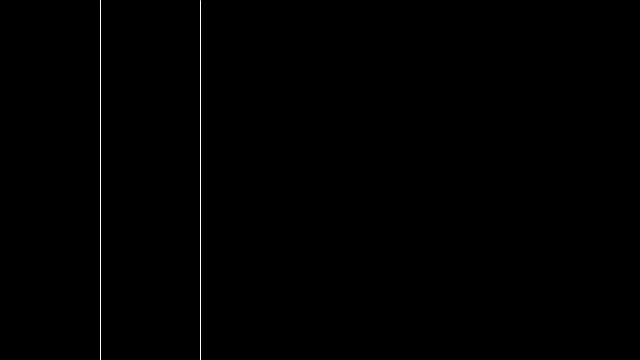
Frame 1 (no input)
Frame 60 (the mouse pressed at the canvas centre just before this capture): identical to frame 1, image omitted
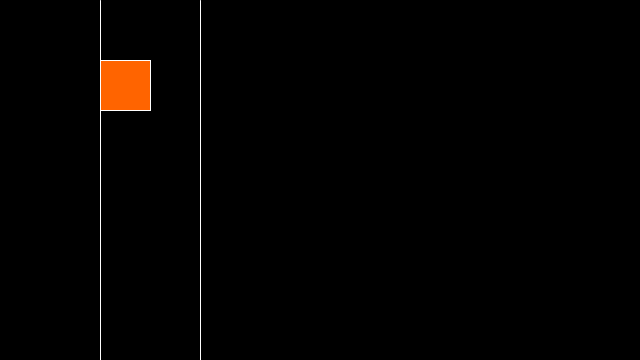
Frame 120 (the mouse held since frame 60 and released just before this capture)

The Processing sketch that drew these frames (run headless with seeded random() and noise(); from frame 60 on, the mouse is pressed at the canvas centre):

// Processing sketch: ejercicio_8
// ── ejercicio_8.pde
void setup() {

  size(640, 360);
}

void draw() {

  background(0);

  if (mouseX >200 ) {
    //background(255,0,25);
    fill(255, 100, 0);
    rect(100,60,50,50);
    
  } else if (mouseX >100) {
    //background(100,50,25);
    fill(255, 100, 0);
    ellipse(200,200,100,60);
  }

  stroke(255);
  line(100, 0, 100, height);
  line(200, 0, 200, height);
}
